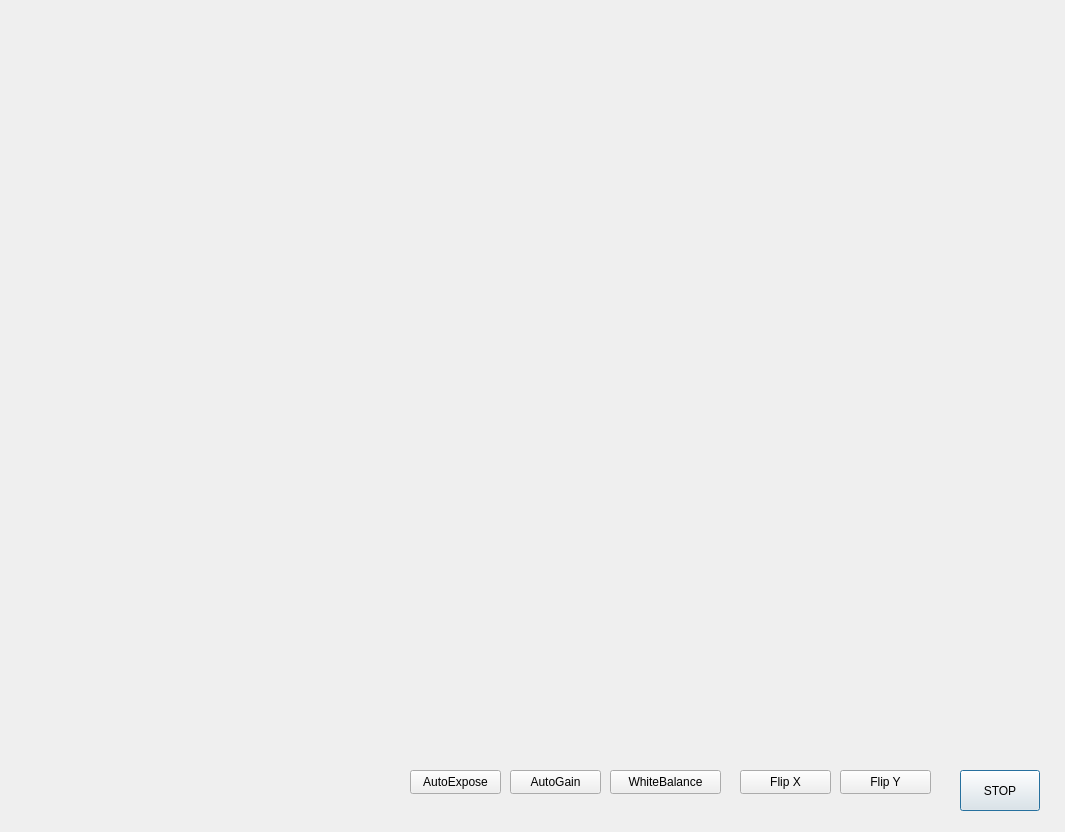
<?xml version="1.0" encoding="UTF-8"?>
<ui version="4.0">
 <class>Dialog</class>
 <widget class="QDialog" name="Dialog">
  <property name="geometry">
   <rect>
    <x>0</x>
    <y>0</y>
    <width>1065</width>
    <height>832</height>
   </rect>
  </property>
  <property name="windowTitle">
   <string>Dialog</string>
  </property>
  <widget class="ImageView_camera" name="CamViewer" native="true">
   <property name="geometry">
    <rect>
     <x>10</x>
     <y>10</y>
     <width>1031</width>
     <height>721</height>
    </rect>
   </property>
  </widget>
  <widget class="QPushButton" name="STOPButton">
   <property name="enabled">
    <bool>true</bool>
   </property>
   <property name="geometry">
    <rect>
     <x>960</x>
     <y>770</y>
     <width>80</width>
     <height>41</height>
    </rect>
   </property>
   <property name="text">
    <string>STOP</string>
   </property>
  </widget>
  <widget class="QPushButton" name="WhiteBalanceButton">
   <property name="geometry">
    <rect>
     <x>610</x>
     <y>770</y>
     <width>111</width>
     <height>24</height>
    </rect>
   </property>
   <property name="text">
    <string>WhiteBalance</string>
   </property>
  </widget>
  <widget class="QPushButton" name="FlipXButton">
   <property name="geometry">
    <rect>
     <x>740</x>
     <y>770</y>
     <width>91</width>
     <height>24</height>
    </rect>
   </property>
   <property name="text">
    <string>Flip X</string>
   </property>
  </widget>
  <widget class="QPushButton" name="AutoGainButton">
   <property name="geometry">
    <rect>
     <x>510</x>
     <y>770</y>
     <width>91</width>
     <height>24</height>
    </rect>
   </property>
   <property name="text">
    <string>AutoGain</string>
   </property>
  </widget>
  <widget class="QPushButton" name="FlipYButton">
   <property name="geometry">
    <rect>
     <x>840</x>
     <y>770</y>
     <width>91</width>
     <height>24</height>
    </rect>
   </property>
   <property name="text">
    <string>Flip Y</string>
   </property>
  </widget>
  <widget class="QPushButton" name="AutoExposeButton">
   <property name="geometry">
    <rect>
     <x>410</x>
     <y>770</y>
     <width>91</width>
     <height>24</height>
    </rect>
   </property>
   <property name="text">
    <string>AutoExpose</string>
   </property>
  </widget>
 </widget>
 <customwidgets>
  <customwidget>
   <class>ImageView_camera</class>
   <extends>QWidget</extends>
   <header location="global">ImageViewer</header>
   <container>1</container>
  </customwidget>
 </customwidgets>
 <resources/>
 <connections/>
</ui>
